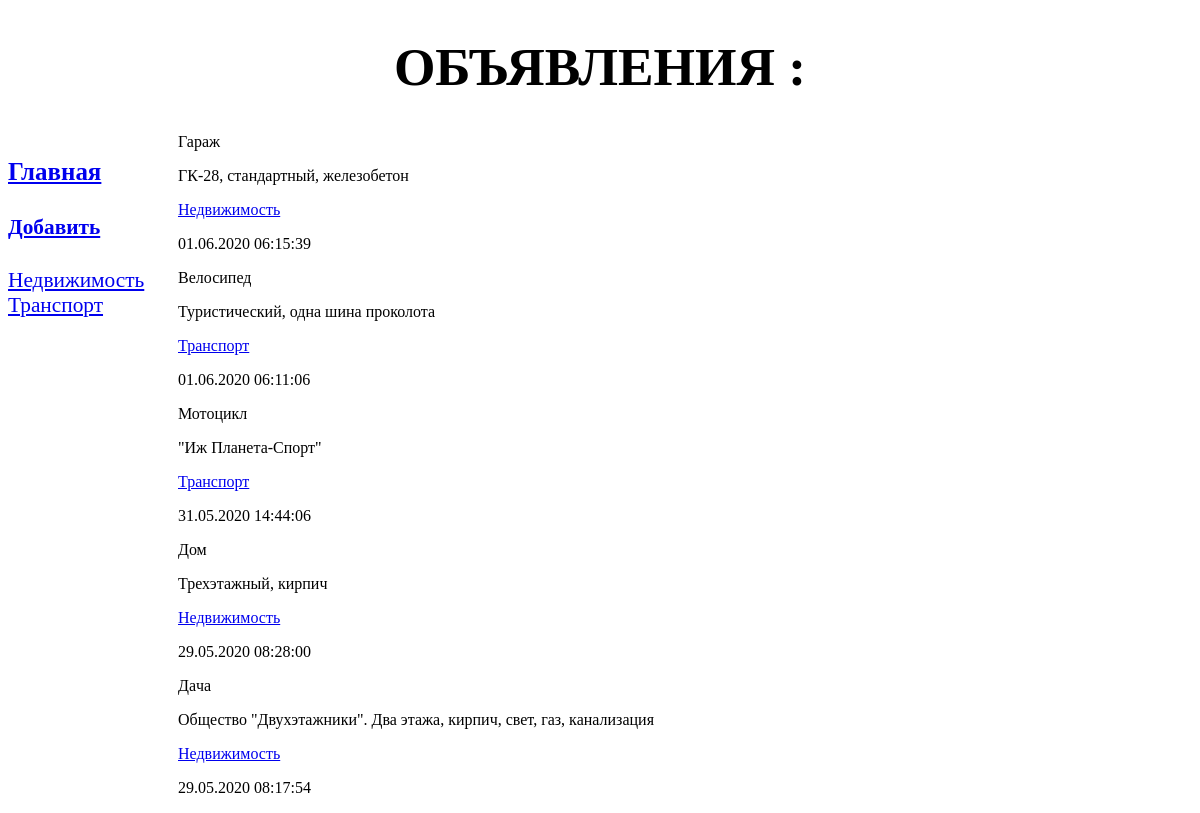
/bboard/, run on the app's committed database.
### bboard/models.py (models this page shows, shortened)
class Category(models.Model):
    name = models.CharField(max_length=20, db_index=True, verbose_name='Категория')
    class Meta:
        verbose_name = "Категория"
        verbose_name_plural = "Категории"
        ordering = ['name']

class Bb(models.Model):
    category = models.ForeignKey('Category', on_delete=models.PROTECT, null=True, verbose_name='Категория')
    title = models.CharField(max_length=50, verbose_name='Заголовок')
    content = models.TextField(null=True, blank=True, verbose_name='Текст объявления')
    price = models.FloatField(null=True, blank=True, verbose_name='Цена')
    published = models.DateTimeField(auto_now_add=True, db_index=True)
    class Meta:
        verbose_name = "Объявление"
        verbose_name_plural = "Объявления"
        ordering = ['-published']

### bboard/views.py (the view)
# urls.py: path('', index, name='index'),
def index(request):
    template = loader.get_template('bboard/index.html')
    bbs = Bb.objects.order_by('-published')
    categories = Category.objects.all()
    context = {'bbs': bbs, 'categories': categories}
    return HttpResponse(template.render(context, request))

### templates/bboard/index.html (shortened to what this page needs)
{% extends 'base.html' %}
{% block header %}Объявления :{% endblock header %}
{% block nav %}
  {% for category in categories %}
    <a href="{% url 'by_category' category.pk %}">{{ category.name }}</a>
  {% endfor %}
{% endblock nav %}
{% block content %}
  {% for bb in bbs %}
    <div>
        <p>{{ bb.title }}</p>
        <p>{{ bb.content }}</p>
        <p><a href="{% url 'by_category' bb.category.pk %}">{{ bb.category.name }}</a></p>
        <p>{{ bb.published|date:"d.m.Y H:i:s" }}</p>
    </div>
  {% endfor %}
{% endblock content %}

### bboard/static/bboard/style.css (style rules this page uses)
nav a { display: block; margin: 10px 0рх; }

### data on the page
Category: name "Недвижимость"
Category: name "Транспорт"
Bb: title "Гараж", content "ГК-28, стандартный, железобетон", category.name "Недвижимость", published "01.06.2020 06:15:39"
Bb: title "Велосипед", content "Туристический, одна шина проколота", category.name "Транспорт", published "01.06.2020 06:11:06"
Bb: title "Мотоцикл", content "\"Иж Планета-Спорт\"", category.name "Транспорт", published "31.05.2020 14:44:06"
Bb: title "Дом", content "Трехэтажный, кирпич", category.name "Недвижимость", published "29.05.2020 08:28:00"
Bb: title "Дaчa", content "Общество \"Двухэтажники\". Два этажа, кирпич, свет, газ, канализация", category.name "Недвижимость", published "29.05.2020 08:17:54"
